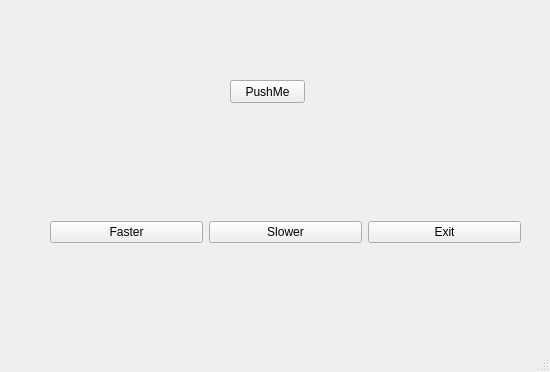
<?xml version="1.0" encoding="UTF-8"?>
<ui version="4.0">
 <class>MainWindow</class>
 <widget class="QMainWindow" name="MainWindow">
  <property name="geometry">
   <rect>
    <x>0</x>
    <y>0</y>
    <width>550</width>
    <height>372</height>
   </rect>
  </property>
  <property name="windowTitle">
   <string>Push the button Game</string>
  </property>
  <widget class="QWidget" name="centralwidget">
   <widget class="QWidget" name="horizontalLayoutWidget">
    <property name="geometry">
     <rect>
      <x>50</x>
      <y>220</y>
      <width>471</width>
      <height>25</height>
     </rect>
    </property>
    <layout class="QHBoxLayout" name="horizontalLayout">
     <item>
      <widget class="QPushButton" name="btn_Faster">
       <property name="text">
        <string>Faster</string>
       </property>
      </widget>
     </item>
     <item>
      <widget class="QPushButton" name="btn_Slower">
       <property name="text">
        <string>Slower</string>
       </property>
      </widget>
     </item>
     <item>
      <widget class="QPushButton" name="btn_Exit">
       <property name="text">
        <string>Exit</string>
       </property>
      </widget>
     </item>
    </layout>
   </widget>
   <widget class="QPushButton" name="btn_ClickMe">
    <property name="geometry">
     <rect>
      <x>230</x>
      <y>80</y>
      <width>75</width>
      <height>23</height>
     </rect>
    </property>
    <property name="text">
     <string>PushMe</string>
    </property>
   </widget>
  </widget>
  <widget class="QStatusBar" name="statusbar"/>
 </widget>
 <resources/>
 <connections/>
</ui>
